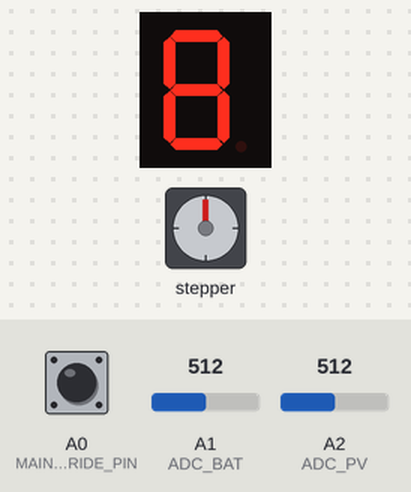
A sketch run on a simulated Arduino Pro Mini, built with avr-gcc and run on an emulated ATmega328P. Shown: 1-digit seven-segment display, stepper motor. Wiring (inferred from the names in the program): 1-digit 7-segment display, segments lit when LOW: segments pin 9, pin 8, pin 7, pin 6, pin 5, pin 4, pin 3; stepper motor (2048 steps per turn assumed): coils pin 10, pin 11, pin 12, pin 13. The inputs (shaded band) are chosen by the test bench; at power-on: A0 (MAIN_OVERRIDE_PIN) HIGH, A1 (ADC_BAT) = 512, A2 (ADC_PV) = 512. The segment pins are drawn as the display they are named for.

Above: at 1.7 s.
1.8 s: A0 (MAIN_OVERRIDE_PIN) pulled LOW for 3.2 s
Timing chart, 0 to 4.8 s (numbered marks = the images above; inputs shaded):
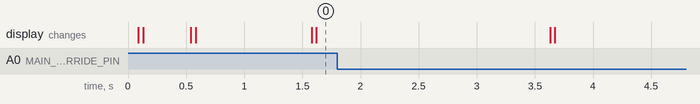

The sketch:

unkrautroboter_energiemanagement.ino
```cpp
/*
  Energiewächter – Arduino Pro Mini (5V)
  --------------------------------------
  • Nur PV- und Batterie-Spannungen über hochohmige Spannungsteiler (keine Strommessung).
  • Entscheidung „Victron + PV trennen/verbinden“ erfolgt AUSSCHLIESSLICH über die PV-Spannung
    mit Hysterese + Zeitfilter.
  • Hauptsystem (XL4015) wird abhängig von LiFePO₄-SoC (per Ruhespannungs-Näherung) geschaltet.
  • 4x bistabile 12V-Relais (je 2 Spulen) über 2x ULN2003:
      R1: PV -> Victron (SET=verbinden, RESET=trennen)
      R2: BAT -> Victron (SET=verbinden, RESET=trennen)
      R3: Precharge -> XL4015 (SET=ein,  RESET=aus)
      R4: Hauptpfad  -> XL4015 (SET=ein,  RESET=aus)

  WICHTIG:
  - Schwellen **auf DEIN System kalibrieren!**
  - ULN2003: COM-Pin an +12 V (Freilaufdioden), gemeinsame Masse zum Arduino.
  - Bistabile Relais nur kurz pulsweise ansteuern (RELAY_PULSE_MS).
  - Pi-Shutdown-Signal beachten (PI_SHDN_PIN), optionales ACK (PI_ACK_PIN).

  Reihenfolgen:
  - Einschalten Victron: zuerst BAT verbinden (R2_SET), dann PV verbinden (R1_SET)
  - Ausschalten Victron: zuerst PV trennen (R1_RST), dann BAT trennen (R2_RST)
  - Hauptsystem EIN: Precharge (R3_SET) → warten → Hauptpfad (R4_SET) → Precharge AUS (R3_RST)
  - Hauptsystem AUS: Hauptpfad AUS (R4_RST) → Precharge AUS (R3_RST)

  HINWEISE ZUR KALIBRIERUNG:
  - PV_DISCONNECT_V / PV_RECONNECT_V: An realer Anlage „einmessen“ (Morgendämmerung/Abend/Wolken).
    Ziel: Keine Schaltspiele, aber zügiges Verbinden bei brauchbarer Sonne.
  - LiFePO₄-Schwellen BAT_SOC10_V / BAT_SOC50_V:
    Bei Last/unter Ladung verschiebt sich die Klemmenspannung → großzügige Hysterese nutzen.
  - PRECHARGE_MS nach Eingangskapazität des XL4015 und R_pre dimensionieren.
  - PI_ACK_PIN: Wenn nicht verdrahtet, optional ignorieren und nur via Timeout abschalten.

  ACHTUNG:
  - Die Spannungswerte sind Richtwerte und müssen an dein System angepasst werden!
  - Die Relais sollten nur kurz angesteuert werden, um sie nicht zu beschädigen.
  - Achte auf die Freilaufdioden der Relais, wenn du ULN2003 oder ähnliche Treiber verwendest.
  - Teste das System gründlich, bevor du es im Dauerbetrieb einsetzt!
*/

#include <Arduino.h> // type: ignore
#include <EEPROM.h>
#include <LowPower.h>

// ========================= Pins (anpassen, falls nötig) =========================
const uint8_t R1_RST = 2; // PV trennen
const uint8_t R1_SET = 3; // PV verbinden
const uint8_t R2_RST = 4; // Batterie trennen
const uint8_t R2_SET = 5; // Batterie verbinden
const uint8_t R3_RST = 6; // Precharge aus
const uint8_t R3_SET = 7; // Precharge ein
const uint8_t R4_RST = 8; // Hauptpfad XL4015 aus
const uint8_t R4_SET = 9; // Hauptpfad XL4015 ein

const uint8_t LED_RED = 12;    // LED rot
const uint8_t LED_YELLOW = 11; // LED gelb
const uint8_t LED_GREEN = 10;  // LED grün

const uint8_t PI_SHDN_PIN = 13; // Ausgang: HIGH → Pi soll Shutdown starten

const uint8_t ADC_BAT = A1;
const uint8_t ADC_PV = A2;
// Optionaler Hardware-Override: Schalter an A0 gegen GND.
// Geschlossen (gegen GND): keine Wirkung. Offen: zwinge MainState = Off (Override).
const uint8_t MAIN_OVERRIDE_PIN = A0;

// ========================= ADC & Teiler (ANPASSEN!) =========================
// Tipp: Bei hochohmigen Teilern je 100 nF direkt am ADC-Pin gegen GND.
// Referenz hier: Vcc = 5.0 V (Standard Pro Mini 5V)
const float ADC_REF_V = 5.0;
const float ADC_MAX = 1023.0;

// U_in = U_adc * ((Rtop + Rbottom) / Rbottom)
// Kalibriert: Messgerät 13.30 V → Regler zeigte 13.37 V
// Korrekturfaktor: 13.30/13.37 ≈ 0.9948 → BAT_RTOP von 104400 auf 103900
const float BAT_RTOP = 104000.0;   // kalibriert bei 13.30 V
const float BAT_RBOTTOM = 10000.0; // z. B. 10k
// Nach Kalibrierung (zwei Messpunkte: 19.07/18.39 und 16.28/15.68)
// Faktor ≈ mean(19.07/18.39, 16.28/15.68) ≈ 1.0379 -> neuer Rtop ≈ 187.2k
const float PV_RTOP = 187200.0;   // angepasst ~187.2k
const float PV_RBOTTOM = 10000.0; // z. B. 10k

// ========================= LiFePO₄-SoC-Schwellen (4S) =========================
// Richtwerte für *Ruhespannung* (Last weg, Temperatur ~20–25°C):
// ~10%: ≈12.9–13.0 V  |  ~50%: ≈13.2 V  |  ~100%: 13.5–13.6 V
// Hysterese großzügig, um Flattern zu vermeiden.
const float BAT_SOC10_V = 12.40;   // ~10% SoC → Hauptsystem herunterfahren
const float BAT_SOC10_HYST = 0.10; // 100 mV

const float BAT_SOC50_V = 13.00;   // ~50% SoC → Hauptsystem einschalten
const float BAT_SOC50_HYST = 0.08; // 80 mV

// ========================= PV-Entscheidung NUR über PV-Spannung =========================
// Reine PV-Heuristik mit Hysterese + Zeitfilter:
// - Wenn PV_V < PV_DISCONNECT für PV_DISCONNECT_HOLD_MS ⇒ Victron trennen
// - Wenn PV_V > PV_RECONNECT  für PV_RECONNECT_HOLD_MS  ⇒ Victron verbinden
// Richtwerte für 12V/36-Zeller (Vmp ~18 V, Voc ~21–23 V). Bitte einmessen!
const float PV_DISCONNECT_V = 15.0;          // darunter: praktisch keine Ladeleistung → trennen
const uint32_t PV_DISCONNECT_HOLD_MS = 2000; // 2 s stabil unterhalb

const float PV_RECONNECT_V = 19.0;          // darüber: tagsüber genug Licht vorhanden → verbinden
const uint32_t PV_RECONNECT_HOLD_MS = 2000; // 2 s stabil oberhalb

// ========================= Zeiten & Pulse =========================
const uint16_t RELAY_PULSE_MS = 40;
const uint32_t PRECHARGE_MS = 2000;
const uint32_t PI_SHUTDOWN_HOLD_MS = 1500;
const uint32_t PI_SHUTDOWN_WAIT_MS = 30000; // 30 s warten

const uint32_t STABLE_REQ_MS = 3000; // für SoC-Bedingungen

const bool SERIAL_DEBUG = false; // true=Debug-Ausgaben über Serial

// ========================= Zustände =========================
enum class VictronState { Disconnected,
                          Connected };
enum class MainState { Off,
                       On };

VictronState victron = VictronState::Disconnected;
MainState mainSys = MainState::Off;

// Glättung: gleitender Mittelwert aus den letzten N Messungen
const uint8_t VOLTAGE_AVG_N = 5; // Anzahl Samples im Fenster
float bat_hist[VOLTAGE_AVG_N] = {0};
float pv_hist[VOLTAGE_AVG_N] = {0};
uint8_t vol_hist_idx = 0;   // Einfügeindex (0..VOLTAGE_AVG_N-1)
uint8_t vol_hist_count = 0; // wie viele Werte aktuell vorhanden (bis VOLTAGE_AVG_N)
// Laufende Summen für effiziente Mittelwertberechnung
float sum_bat = 0.0f;
float sum_pv = 0.0f;

// Globales Flag: Setzt setup() nach Prüfung der seriellen Schnittstelle
bool serial_active = false;
const char *reset_cause = NULL;

void delayLowPower(uint32_t ms) {
    // Zerlege ms in 8s-Blöcke + Rest
    while (ms >= 1000) {
        LowPower.powerDown(SLEEP_1S, ADC_OFF, BOD_OFF);
        ms -= 1000;
    }
    // Rest in ms
    if (ms > 0) {
        delay(ms);
    }
}

// Oversampling (einfaches Mittel)
uint16_t readAdcAveraged(uint8_t pin, uint8_t samples = 16) {
    uint32_t acc = 0;
    for (uint8_t i = 0; i < samples; i++) {
        acc += analogRead(pin);
        delayMicroseconds(200);
    }
    return (uint16_t)(acc / samples);
}

inline float adcToVolt(uint16_t raw, float Rtop, float Rbottom) {
    const float u_adc = (raw * ADC_REF_V) / ADC_MAX;
    return u_adc * ((Rtop + Rbottom) / Rbottom);
}

// --------------------- Serielles Logging (nicht-blockierend) ---------------------
// Heuristische Prüfung, ob ein serieller Host empfängt. Bei Pro Mini (FTDI/USB-Serial)
// gibt es keine zuverlässige API, daher verwenden wir availableForWrite() als Heuristik.
inline bool serialPortOpen() {
    return (Serial.availableForWrite() > 16);
}

// Wrapper-Funktionen: Prüfen das vorher in setup() gesetzte Flag und
// schreiben nur, wenn `serial_active == true`.
inline void log(const char *s) {
    if (!serial_active)
        return;
    Serial.print(s);
    delayLowPower(5); // Kurzer Flush-Warteaufruf
}
inline void logln(const char *s) {
    if (!serial_active)
        return;
    Serial.println(s);
    delayLowPower(5); // Kurzer Flush-Warteaufruf
}

// ========================= Relais-Helfer =========================
void pulseHigh(uint8_t pin, uint16_t ms) {
    digitalWrite(pin, HIGH);
    delayLowPower(ms);
    digitalWrite(pin, LOW);
}

void R1_PV_CONNECT() { pulseHigh(R1_SET, RELAY_PULSE_MS); }
void R1_PV_DISCONN() { pulseHigh(R1_RST, RELAY_PULSE_MS); }
void R2_BAT_CONNECT() { pulseHigh(R2_SET, RELAY_PULSE_MS); }
void R2_BAT_DISCONN() { pulseHigh(R2_RST, RELAY_PULSE_MS); }
void R3_PRECH_ON() { pulseHigh(R3_SET, RELAY_PULSE_MS); }
void R3_PRECH_OFF() { pulseHigh(R3_RST, RELAY_PULSE_MS); }
void R4_MAIN_ON() { pulseHigh(R4_SET, RELAY_PULSE_MS); }
void R4_MAIN_OFF() { pulseHigh(R4_RST, RELAY_PULSE_MS); }

void connectVictronSafe() {
    if (victron == VictronState::Connected)
        return;

    log("MPPT connecting...");

    R2_BAT_CONNECT();
    delayLowPower(1000);
    R1_PV_CONNECT();

    victron = VictronState::Connected;
    logln("OK");
    delayLowPower(1000);
}

void disconnectVictronSafe(bool force = false) {

    if (victron == VictronState::Disconnected && !force)
        return;

    log("MPPT disconnecting...");

    R1_PV_DISCONN();
    delayLowPower(50);
    R2_BAT_DISCONN();

    victron = VictronState::Disconnected;
    logln("OK.");
}

void mainOnSequence() {
    // If main system already ON, do nothing
    if (mainSys == MainState::On)
        return;

    log("Precharge....");
    R3_PRECH_ON();
    delayLowPower(PRECHARGE_MS);
    R4_MAIN_ON();
    mainSys = MainState::On;
    logln("Hauptsystem an");
}

void mainOffSequence() {
    R4_MAIN_OFF();
    delayLowPower(80);
    R3_PRECH_OFF();
    mainSys = MainState::Off;
    logln("Hauptsystem aus");
}

void requestPiShutdownAndPowerOff() {
    // If already Off, nothing to do
    if (mainSys == MainState::Off)
        return;

    log("Pi shutdown...");
    digitalWrite(PI_SHDN_PIN, HIGH);
    // Kurzer Puls zum Starten des Pi-Shutdowns
    delayLowPower(PI_SHUTDOWN_HOLD_MS);
    digitalWrite(PI_SHDN_PIN, LOW);
    delayLowPower(PI_SHUTDOWN_WAIT_MS);
    logln("OK.");
    mainOffSequence();
}

void mainOffSequenceSecret() {
    requestPiShutdownAndPowerOff();
    mainOffSequence();
}

// ========================= Setup =========================
void setup() {
    uint8_t mcusr = MCUSR;
    MCUSR = 0; // Flags zurücksetzen
    if (mcusr & (1 << PORF))
        reset_cause = "Reset Ursache: Power-On Reset (POR)";
    else if (mcusr & (1 << EXTRF))
        reset_cause = "Reset Ursache: Externer Reset (DTR/Seriell)";
    else if (mcusr & (1 << BORF))
        reset_cause = "Reset Ursache: Brown-out Reset (BOR)";
    else if (mcusr & (1 << WDRF))
        reset_cause = "Reset Ursache: Watchdog Reset";

    pinMode(R1_SET, OUTPUT);
    pinMode(R1_RST, OUTPUT);
    pinMode(R2_SET, OUTPUT);
    pinMode(R2_RST, OUTPUT);
    pinMode(R3_SET, OUTPUT);
    pinMode(R3_RST, OUTPUT);
    pinMode(R4_SET, OUTPUT);
    pinMode(R4_RST, OUTPUT);

    digitalWrite(R1_SET, LOW);
    digitalWrite(R1_RST, LOW);
    digitalWrite(R2_SET, LOW);
    digitalWrite(R2_RST, LOW);
    digitalWrite(R3_SET, LOW);
    digitalWrite(R3_RST, LOW);
    digitalWrite(R4_SET, LOW);
    digitalWrite(R4_RST, LOW);

    pinMode(LED_RED, OUTPUT);
    pinMode(LED_YELLOW, OUTPUT);
    pinMode(LED_GREEN, OUTPUT);

    pinMode(PI_SHDN_PIN, OUTPUT);
    digitalWrite(PI_SHDN_PIN, LOW);

    pinMode(ADC_BAT, INPUT);
    pinMode(ADC_PV, INPUT);
    // Configure main-override switch (pull-up). Switch to GND = closed (no effect).
    pinMode(MAIN_OVERRIDE_PIN, INPUT_PULLUP);

    // Sicherer Grundzustand nach Boot
    disconnectVictronSafe(true);
    //      mainOffSequence();

    if (SERIAL_DEBUG) {
        Serial.begin(115200); // Baudrate frei wählen, muss zum Monitor passen
        delayLowPower(1000);  // (Tipp) kurzer Start-Delay, weil Öffnen des Monitors resetten kann
        // Prüfen, ob serieller Host tatsächlich offen ist (heuristisch)
        serial_active = serialPortOpen();
    } else {
        serial_active = false;
    }

    if (!serial_active) {
        // Serieller Monitor nicht offen: LED rot blinken lassen
        digitalWrite(LED_YELLOW, HIGH);
        delayLowPower(200);
        digitalWrite(LED_YELLOW, LOW);
        delayLowPower(200);
    }
    logln("Hallo vom Pro Mini!");
    if (reset_cause) {
        logln(reset_cause);
        reset_cause = NULL;
    }
}

// ========================= Hauptlogik =========================
void loop() {

    const uint32_t now = millis();

    // Spannungen einlesen (je Messzyklus einmal) und ins Historien-Window schieben
    float u_bat_sample = adcToVolt(readAdcAveraged(ADC_BAT), BAT_RTOP, BAT_RBOTTOM);
    float u_pv_sample = adcToVolt(readAdcAveraged(ADC_PV), PV_RTOP, PV_RBOTTOM);

    // In zirkuläre Puffer schreiben mit laufender Summe
    if (vol_hist_count < VOLTAGE_AVG_N) {
        // Puffer noch nicht voll: einfach hinzufügen
        bat_hist[vol_hist_idx] = u_bat_sample;
        pv_hist[vol_hist_idx] = u_pv_sample;
        sum_bat += u_bat_sample;
        sum_pv += u_pv_sample;
        vol_hist_idx = (vol_hist_idx + 1) % VOLTAGE_AVG_N;
        vol_hist_count++;
    } else {
        // Puffer voll: ältestes Element entfernen und durch neues ersetzen
        sum_bat -= bat_hist[vol_hist_idx];
        sum_pv -= pv_hist[vol_hist_idx];
        bat_hist[vol_hist_idx] = u_bat_sample;
        pv_hist[vol_hist_idx] = u_pv_sample;
        sum_bat += u_bat_sample;
        sum_pv += u_pv_sample;
        vol_hist_idx = (vol_hist_idx + 1) % VOLTAGE_AVG_N;
    }

    // Gemittelten Wert aus dem vorhandenen Fenster berechnen
    float u_bat = 0.0f;
    float u_pv = 0.0f;
    if (vol_hist_count > 0) {
        u_bat = sum_bat / vol_hist_count;
        u_pv = sum_pv / vol_hist_count;
    }

    // Debug: gemittelte Batterie- und PV-Spannung seriell ausgeben
    log("u_bat(avg): ");
    {
        char _floatbuf[16];
        // dtostrf(value, width, precision, buf)
        dtostrf(u_bat, 5, 2, _floatbuf);
        log(_floatbuf);
    }
    log(" V, ");
    log("u_pv(avg): ");
    {
        char _floatbuf2[16];
        dtostrf(u_pv, 5, 2, _floatbuf2);
        log(_floatbuf2);
    }
    log(" V, Status: ");

    // Einfacher 3-Zeichen-Status: PV, Batterie, Hauptsystem
    // '_' = AUS, '*' = AN
    char sMPPT = (victron == VictronState::Connected ? '*' : '_');
    char sMAIN = (mainSys == MainState::On) ? '*' : '_';
    {
        char _sMPPT[2] = {sMPPT, '\0'};
        char _sMAIN2[2] = {sMAIN, '\0'};
        log(_sMPPT);
        logln(_sMAIN2);
    }

    // ---------------- PV-ONLY Entscheidung für Victron ----------------
    // Check main-override switch: if OPEN (pulled HIGH), force Main Off.
    bool mainOverrideOpen = (digitalRead(MAIN_OVERRIDE_PIN) == HIGH);

    logln(mainOverrideOpen ? "Main Override: OPEN" : "Main Override: CLOSED");
    logln(mainSys == MainState::On ? "Main System: ON" : "Main System: OFF");

    if (mainOverrideOpen) {
        // Force main system off regardless of voltages
        if (mainSys != MainState::Off) {
            logln("Override: forcing Main OFF");
            mainOffSequenceSecret();
        }
    }

    // ---------------- PV-ONLY Entscheidung für Victron ----------------
    if (u_pv < PV_DISCONNECT_V) {
        disconnectVictronSafe(); // erst PV, dann Batterie
    }

    // Reconnect PV / connect Victron independent of main-override
    if (u_pv > PV_RECONNECT_V) {
        connectVictronSafe(); // erst Batterie, dann PV
    }

    // ---------------- Vereinfachte SoC-LOGIK (sofortige Reaktion) ----------------
    if (u_bat <= BAT_SOC10_V) {
        requestPiShutdownAndPowerOff();
    }

    // Only allow turning Main ON if override not active
    if (!mainOverrideOpen && u_bat >= BAT_SOC50_V) {
        mainOnSequence();
    }

    // Precharge- und Shutdown-Wartezeiten werden direkt in den Sequenzen per Sleep abgearbeitet

    // === LED-Statusanzeigen ===
    // Gelb: Victron/Solar (verbunden = HIGH)
    if (victron == VictronState::Connected)
        digitalWrite(LED_YELLOW, HIGH);
    else
        digitalWrite(LED_YELLOW, LOW);

    // Grün: Hauptsystem an
    if (mainSys == MainState::On)
        digitalWrite(LED_GREEN, HIGH);
    else
        digitalWrite(LED_GREEN, LOW);

    // Rot: Hauptsystem aus
    if (mainSys == MainState::Off)
        digitalWrite(LED_RED, HIGH);
    else
        digitalWrite(LED_RED, LOW);

    // 1 Sekunde schlafen
    // Flush serial to avoid truncation/corruption of outgoing bytes when MCU sleeps

    delayLowPower(1000);
}
```
